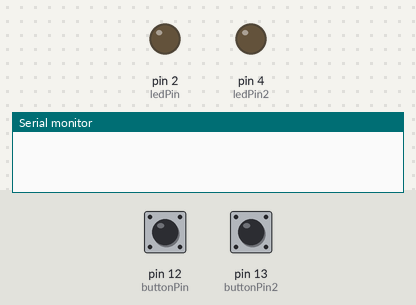
Bench run of a sketch on a simulated Arduino Uno, built with avr-gcc and run on an emulated ATmega328P. Parts: output pins drawn as LEDs (lit = HIGH), the last lines printed to the serial monitor. Dashed ring = blinking. The test bench sets the inputs (shaded band); at power-on: pin 12 (buttonPin) LOW, pin 13 (buttonPin2) LOW.

Above: at 1.2 s.
1.3 s: pin 12 (buttonPin) pulled HIGH for 1 s
At 1.55 s:
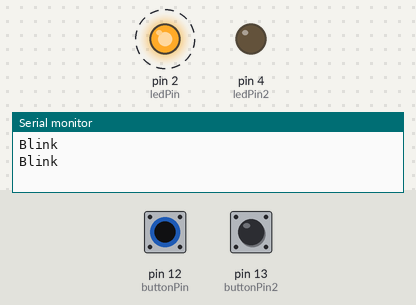
4.3 s: pin 13 (buttonPin2) pulled HIGH for 3.2 s
At 4.55 s:
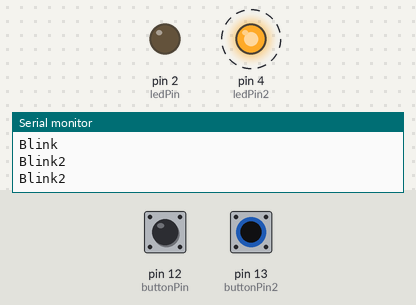
9.0 s: pin 12 (buttonPin) pulled HIGH for 3.2 s
At 12.8 s:
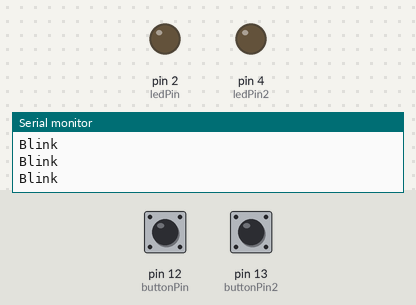
Timing chart, 0 to 14.3 s (numbered marks = the images above; inputs shaded):
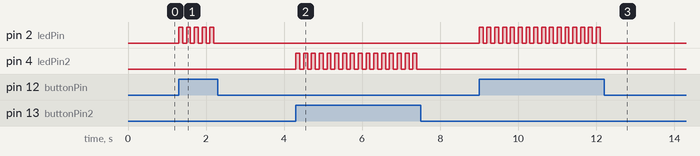

The sketch:

sFunkTwoButtonBlinker.ino
```cpp
//Sam Funk
//Two Button LED Blinker
//Two buttons are connected separately to two LEDs. When a button is pressed, the corresponding LED blinks.

int ledPin = 2;                 //All variables will be used later as a substitution for a number. The variable names are easier to remember than the numbers.
int buttonPin = 12;
int buttonPin2 = 13;
int ledPin2 = 4;
int buttonState = 0;
int buttonState2 = 0;

void setup() {
  Serial.begin(9600);
  pinMode(ledPin, OUTPUT);          //Sets the pins to either be input (for buttons) or output (for LEDs)
  pinMode(buttonPin, INPUT);
  pinMode(ledPin2, OUTPUT);
  pinMode(buttonPin2, INPUT);
}

void loop() {
  buttonState = digitalRead(buttonPin);         //buttonState is the state of the buttonPin (High, or Low)
  buttonState2 = digitalRead(buttonPin2);
  if (buttonState == HIGH) {
    digitalWrite(ledPin, HIGH);
    Serial.println("Blink");
    delay(100);
    digitalWrite(ledPin, LOW);
    delay(100);
  } else if (buttonState == LOW) {
    digitalWrite(ledPin, LOW);                  //This turns off the LED when the button isn't being pressed.
  }

  if (buttonState2 == HIGH) {
    digitalWrite(ledPin2, HIGH);
    Serial.println("Blink2");
    delay(100);
    digitalWrite(ledPin2, LOW);
    delay(100);
  } else if (buttonState2 == LOW) {
    digitalWrite(ledPin2, LOW);                  //This turns off the LED when the button isn't being pressed.
  }
  }
```

Measured:
- after the input at 1.3 s, pin 2 (ledPin): alternates HIGH for 0.10 s and LOW for 0.10 s, 10 changes in all, then stays LOW, starting at once
- after the input at 4.3 s, pin 4 (ledPin2): alternates HIGH for 0.10 s and LOW for 0.10 s, 32 changes in all, then stays LOW, starting at once
- after the input at 9.0 s, pin 2 (ledPin): alternates HIGH for 0.10 s and LOW for 0.10 s, 32 changes in all, then stays LOW, starting at once
